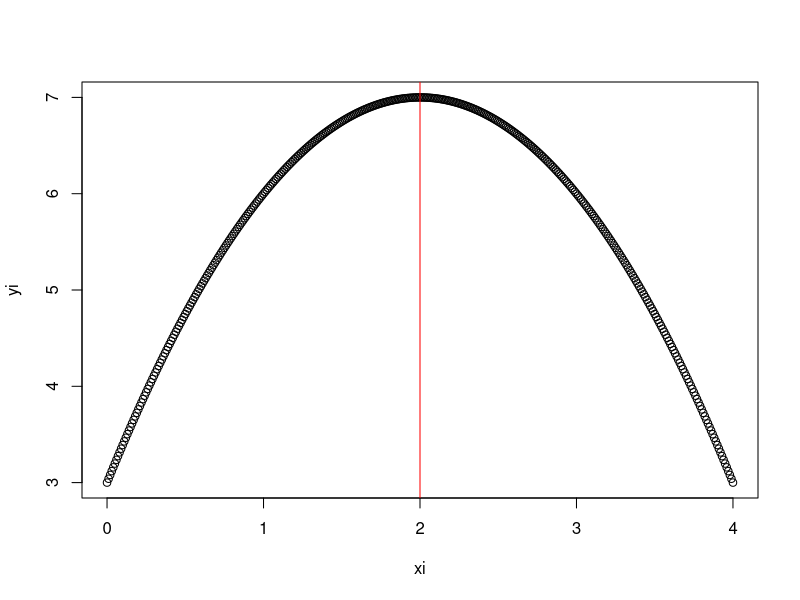

Generate this figure with R:
myBisectmax <- function(f, a, b, tol = 1e-15)
{
  iter <- 0
  coe <- 0.5
  a.star <- b - coe*abs(b-a)
  b.star <- a.star +coe*abs(b-a.star)
  while (abs(b-a) > tol) {
    iter <- iter + 1 
    if( f(a.star) > f(b.star)){
      b <- b.star
    }
    else {
      a <- a.star
    }
    a.star <- b - 0.5 * abs(b-a)
    b.star <- a.star + 0.5*abs(b-a.star)
  }
  return((a+b)/2)
}
f <- function(x){
  return(- x^2 + 4*x +3 )
}
a <- 0
b <- 10
myBisectmax(f, a, b, tol = 1e-15)
xi <- seq(0,4,by=0.01)
yi <- f(xi)
plot(xi, yi)
abline(v = myBisectmax(f, a, b, tol = 1e-15), col = "red")

